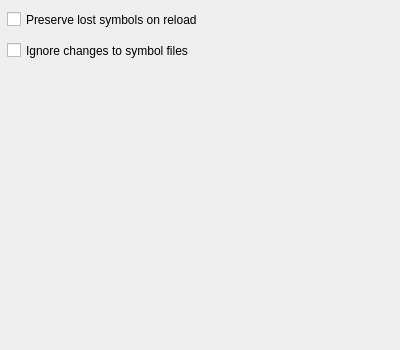
<?xml version="1.0" encoding="UTF-8"?>
<ui version="4.0">
 <class>Form</class>
 <widget class="QWidget" name="Form">
  <property name="geometry">
   <rect>
    <x>0</x>
    <y>0</y>
    <width>400</width>
    <height>350</height>
   </rect>
  </property>
  <property name="windowTitle">
   <string>Form</string>
  </property>
  <widget class="QCheckBox" name="checkBox">
   <property name="geometry">
    <rect>
     <x>7</x>
     <y>38</y>
     <width>244</width>
     <height>25</height>
    </rect>
   </property>
   <property name="text">
    <string>Ignore changes to symbol files</string>
   </property>
  </widget>
  <widget class="QCheckBox" name="checkBox_2">
   <property name="geometry">
    <rect>
     <x>7</x>
     <y>7</y>
     <width>242</width>
     <height>25</height>
    </rect>
   </property>
   <property name="text">
    <string>Preserve lost symbols on reload</string>
   </property>
  </widget>
 </widget>
 <resources/>
 <connections/>
</ui>
